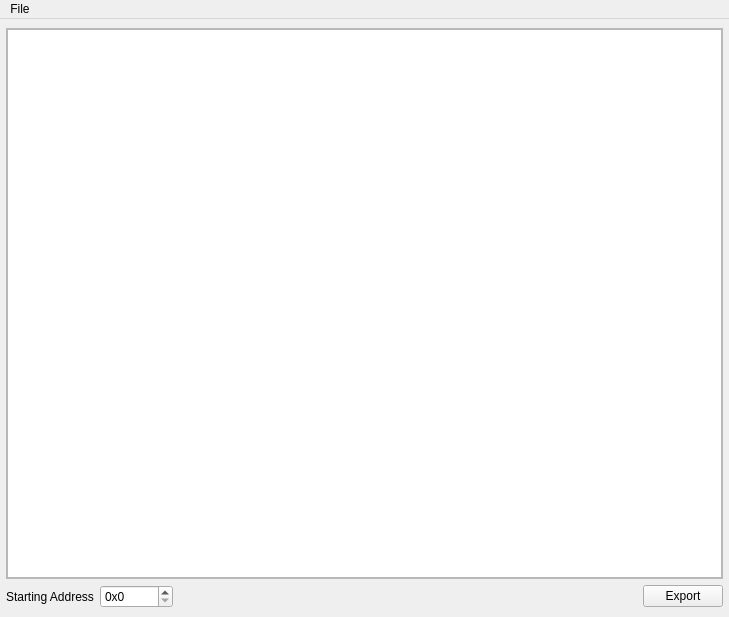
<?xml version="1.0" encoding="UTF-8"?>
<ui version="4.0">
 <class>UserInterface::MainWindow</class>
 <widget class="QMainWindow" name="UserInterface::MainWindow">
  <property name="geometry">
   <rect>
    <x>0</x>
    <y>0</y>
    <width>729</width>
    <height>617</height>
   </rect>
  </property>
  <property name="windowTitle">
   <string>Gameboy Tile Viewer</string>
  </property>
  <widget class="QWidget" name="centralwidget">
   <layout class="QVBoxLayout" name="verticalLayout">
    <property name="leftMargin">
     <number>6</number>
    </property>
    <property name="rightMargin">
     <number>6</number>
    </property>
    <item>
     <widget class="QScrollArea" name="scrollArea">
      <property name="widgetResizable">
       <bool>true</bool>
      </property>
      <widget class="QWidget" name="scrollAreaContents">
       <property name="geometry">
        <rect>
         <x>0</x>
         <y>0</y>
         <width>715</width>
         <height>503</height>
        </rect>
       </property>
       <layout class="QHBoxLayout" name="horizontalLayout_3">
        <property name="leftMargin">
         <number>0</number>
        </property>
        <property name="topMargin">
         <number>0</number>
        </property>
        <property name="rightMargin">
         <number>0</number>
        </property>
        <property name="bottomMargin">
         <number>0</number>
        </property>
        <item>
         <widget class="QGraphicsView" name="graphicsView"/>
        </item>
       </layout>
      </widget>
     </widget>
    </item>
    <item>
     <layout class="QHBoxLayout" name="horizontalLayout">
      <item>
       <layout class="QHBoxLayout" name="horizontalLayout_2">
        <item>
         <widget class="QLabel" name="startingAddressLabel">
          <property name="text">
           <string>Starting Address</string>
          </property>
         </widget>
        </item>
        <item>
         <widget class="QSpinBox" name="spinBox">
          <property name="suffix">
           <string/>
          </property>
          <property name="prefix">
           <string>0x</string>
          </property>
          <property name="maximum">
           <number>1000000000</number>
          </property>
          <property name="displayIntegerBase">
           <number>16</number>
          </property>
         </widget>
        </item>
       </layout>
      </item>
      <item>
       <spacer name="horizontalSpacer">
        <property name="orientation">
         <enum>Qt::Horizontal</enum>
        </property>
        <property name="sizeHint" stdset="0">
         <size>
          <width>40</width>
          <height>20</height>
         </size>
        </property>
       </spacer>
      </item>
      <item>
       <widget class="QPushButton" name="exportButton">
        <property name="text">
         <string>Export</string>
        </property>
       </widget>
      </item>
     </layout>
    </item>
   </layout>
  </widget>
  <widget class="QMenuBar" name="menubar">
   <property name="geometry">
    <rect>
     <x>0</x>
     <y>0</y>
     <width>729</width>
     <height>43</height>
    </rect>
   </property>
   <widget class="QMenu" name="menuFile">
    <property name="title">
     <string>File</string>
    </property>
    <addaction name="actionOpen"/>
   </widget>
   <addaction name="menuFile"/>
  </widget>
  <action name="actionOpen">
   <property name="text">
    <string>Open</string>
   </property>
  </action>
 </widget>
 <resources/>
 <connections/>
</ui>
